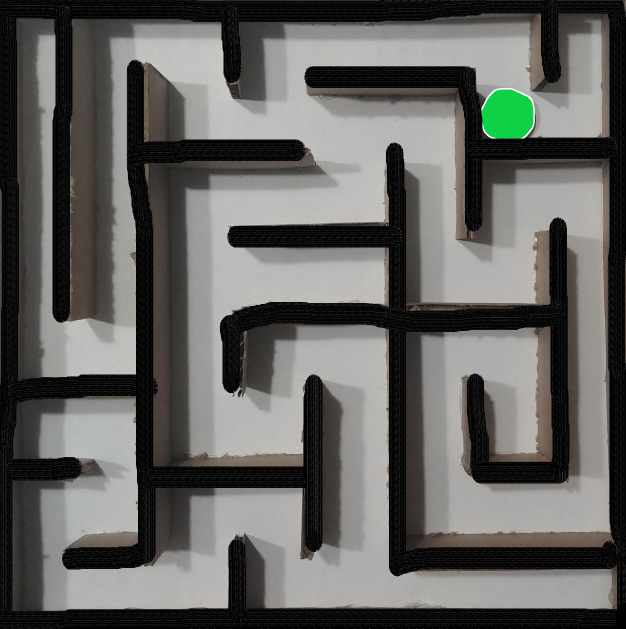
#> input picture images/maze_ball_trim.png, 1252 x 1257 px, found by its file name (shown at 1/2 size)
$ python timing_test.py
#> lines starting #> are read from the running program, lines starting #| are printed output that depends on the picture; after the words box and inside, x2 and y2 are one past the last pixel; in counts of white or black regions, pixels touching at a corner belong together
### src/image_test.py
import cv2
import numpy as np

from image_utils import trim_maze_edge, draw_grid


def find_walls(arr, row, col, cell_size_y, cell_size_x, sensitivity):
    col_left = int(col)
    col_right = int(col+cell_size_x)
    row_top = int(row)
    row_bottom = int(row+cell_size_y)
    check_offset_width = int(max(min(cell_size_x, cell_size_y) / 4, 1))
    check_offset_depth = int(max(min(cell_size_x, cell_size_y) / 3, 1))
    c_x = int(cell_size_x//2)
    c_y = int(cell_size_y//2)

    top    = arr[row_top: row_top+check_offset_depth,
                col_left+c_x-check_offset_width//2: col_right-c_x+check_offset_width//2]
    bottom = arr[row_bottom-check_offset_depth: row_bottom,
                col_left+c_x-check_offset_width//2: col_right-c_x+check_offset_width//2]
    left   = arr[row_top+c_y-check_offset_width//2: row_bottom-c_y+check_offset_width//2,
                col_left: col_left+check_offset_depth]
    right  = arr[row_bottom-c_y-check_offset_width//2: row_bottom-c_y+check_offset_width//2,
                col_right-check_offset_depth: col_right]

    # [6 lines of commented-out code are left out]

    top_wall    = np.mean(top)    < sensitivity if top.size else False
    bottom_wall = np.mean(bottom) < sensitivity if bottom.size else False
    left_wall   = np.mean(left)   < sensitivity if left.size else False
    right_wall  = np.mean(right)  < sensitivity if right.size else False

    return top_wall, bottom_wall, left_wall, right_wall


def preprocess_image(img, blur=1, thresh=150, resize=1, block=9, c=2, adaptive=False):
    # order matters
    img = cv2.GaussianBlur(img, (blur,blur), 0)
    # img = cv2.bilateralFilter(img, 5, blur, blur)
    # img = cv2.blur(img, (blur,blur))
    img = cv2.resize(img, (img.shape[1]//resize, img.shape[0]//resize))
    if adaptive:
        bin_img = cv2.adaptiveThreshold(img, 255, cv2.ADAPTIVE_THRESH_GAUSSIAN_C, cv2.THRESH_BINARY, block, c)
    else:
        (_, bin_img) = cv2.threshold(img, thresh, 255, cv2.THRESH_BINARY)
        # (_, bin_img) = cv2.threshold(img, thresh, 255, cv2.THRESH_BINARY+cv2.THRESH_OTSU)
    return bin_img


def maze_compression(img, grid_size, sensitivity, preprocess=None, trim=False):
    (y_grids, x_grids) = grid_size

    if preprocess:
        img = preprocess_image(img, **preprocess)

    # TODO: remove trimming - doesn't work well with real-world images
    if trim:
        trimmed_maze, _ = trim_maze_edge(img) # trim and normalize to 0s and 1s
        trimmed_maze = trimmed_maze // 255
    else:
        trimmed_maze = img // 255
    y_dim, x_dim = trimmed_maze.shape[:2]

    # np.savetxt("maze.txt", trimmed_maze, fmt="%d")

    cell_size_x = x_dim/x_grids
    cell_size_y = y_dim/y_grids

    compressed_maze = np.ones((2*y_grids+1, 2*x_grids+1))
    for i in range(0, y_grids+1):
        for j in range(0, x_grids+1):
            top, bottom, left, right = \
                find_walls(trimmed_maze, i*cell_size_y, j*cell_size_x,
                           cell_size_y, cell_size_x, sensitivity)
            coord_mapping_y = 2*i + 1
            coord_mapping_x = 2*j + 1
            if top:
                try: compressed_maze[coord_mapping_y-1, coord_mapping_x] = 0
                except: pass
                try: compressed_maze[coord_mapping_y-1, coord_mapping_x-1] = 0
                except: pass
                try: compressed_maze[coord_mapping_y-1, coord_mapping_x+1] = 0
                except: pass
            if bottom:
                try: compressed_maze[coord_mapping_y+1, coord_mapping_x] = 0
                except: pass
                try: compressed_maze[coord_mapping_y+1, coord_mapping_x-1] = 0
                except: pass
                try: compressed_maze[coord_mapping_y+1, coord_mapping_x+1] = 0
                except: pass
            if left:
                try: compressed_maze[coord_mapping_y, coord_mapping_x-1] = 0
                except: pass
                try: compressed_maze[coord_mapping_y-1, coord_mapping_x-1] = 0
                except: pass
                try: compressed_maze[coord_mapping_y+1, coord_mapping_x-1] = 0
                except: pass
            if right:
                try: compressed_maze[coord_mapping_y, coord_mapping_x+1] = 0
                except: pass
                try: compressed_maze[coord_mapping_y-1, coord_mapping_x+1] = 0
                except: pass
                try: compressed_maze[coord_mapping_y+1, coord_mapping_x+1] = 0
                except: pass

    compressed_maze = compressed_maze.astype(np.uint8)  # convert np array to valid cv2 image
    return compressed_maze, trimmed_maze*255


# [24 lines that do not run on import are left out]
    # cv2.imwrite("test.png", reference_maze)

### src/timing_test.py
import cv2
import numpy as np
from time import time

from image_test import maze_compression
from image_utils import draw_grid

if __name__ == '__main__':
    x_grids = 8
    y_grids = 8
    wall_size = 4  # hard coded

    sensitivity = 0.53

    start_time = time()
    iters = 100

    img_name = "./images/maze_ball_trim.png"
    img = cv2.imread(img_name, cv2.IMREAD_GRAYSCALE)  # input
#> img: shape (1257, 1252); min 0, max 255, mean 99.5

    for _ in range(iters):
        new_maze, reference_maze = maze_compression(img, (y_grids, x_grids), sensitivity,
                            preprocess={'block': 255, 'blur':15, 'resize':5, 'adaptive':True})
#> this loop made 100 passes
#> pass 1, in preprocess_image, `img = cv2.resize(img, (img.shape[1]//resize, img.shape[0]//resize))`:
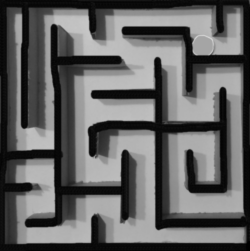
#> img: shape (251, 250); min 0, max 207, mean 99.4
#> pass 1, in preprocess_image, `bin_img = cv2.adaptiveThreshold(img, 255, cv2.ADAPTIVE_THRESH_GAUSSIAN..`:
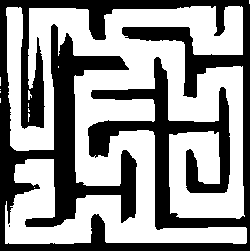
#> bin_img: shape (251, 250); 57.4% white; 2 black regions (1 under 20 px), largest, box (x1, y1, x2, y2) and area: (0, 0, 250, 251) 26721

    maze_compressed = cv2.resize(
        new_maze*255, (reference_maze.shape[1], reference_maze.shape[0]), interpolation=cv2.INTER_NEAREST)
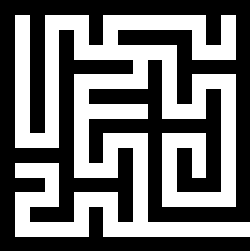
#> maze_compressed: shape (251, 250); 44.8% white; 1 white region, box (x1, y1, x2, y2) and area: (15, 15, 250, 237) 28128

    print(f"Elapsed time: {time()-start_time}")
    print(f"FPS: {iters / (time()-start_time)}")

    # cv2.imwrite("./images/output.png", maze_compressed)

$ run again, with images/maze_ball0.png copied over images/maze_ball_trim.png
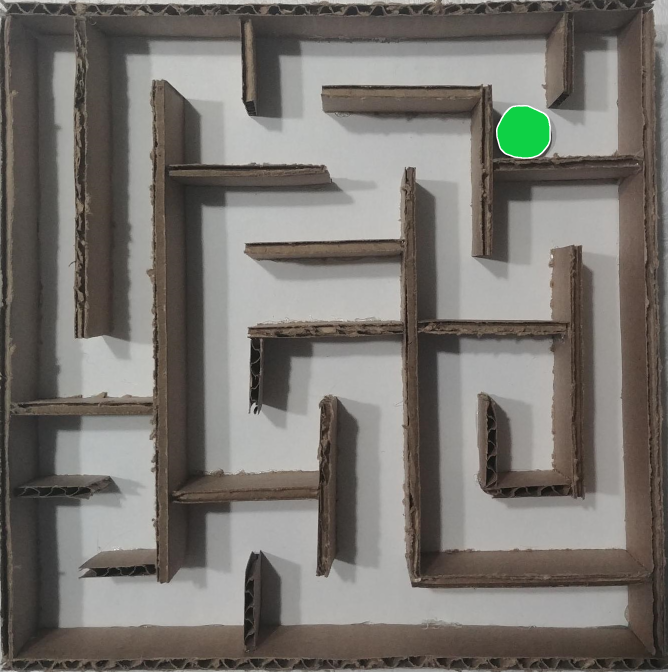
#> input picture images/maze_ball0.png, 1336 x 1343 px, found by its file name (shown at 1/2 size)
#> the loop `for _ in range(iters):` made 100 passes
#> pass 1, in preprocess_image, `bin_img = cv2.adaptiveThreshold(img, 255, cv2.ADAPTIVE_THRESH_GAUSSIAN..`:
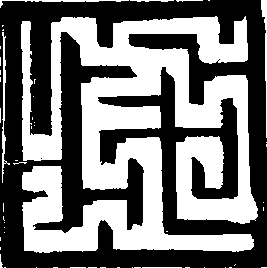
#> bin_img: shape (268, 267); 46.7% white; 51 white regions (43 under 20 px), largest, box (x1, y1, x2, y2) and area: (21, 16, 258, 253) 32254, (2, 32, 10, 183) 333, (261, 0, 267, 138) 281
#> `maze_compressed = cv2.resize( new_maze*255, (reference_maze.shape[1], ..`:
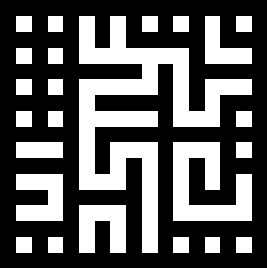
#> maze_compressed: shape (268, 267); 36.5% white; 24 white regions, largest, box (x1, y1, x2, y2) and area: (79, 16, 252, 253) 12352, (173, 142, 252, 221) 3744, (79, 205, 126, 253) 1776
